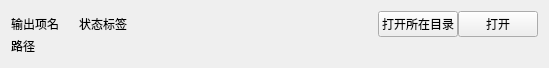
<?xml version="1.0" encoding="UTF-8"?>
<ui version="4.0">
 <class>OutputEntryWidget</class>
 <widget class="QWidget" name="OutputEntryWidget">
  <property name="geometry">
   <rect>
    <x>0</x>
    <y>0</y>
    <width>549</width>
    <height>68</height>
   </rect>
  </property>
  <property name="windowTitle">
   <string>Form</string>
  </property>
  <layout class="QVBoxLayout" name="verticalLayout">
   <property name="spacing">
    <number>0</number>
   </property>
   <item>
    <layout class="QHBoxLayout" name="horizontalLayout">
     <item>
      <widget class="QLabel" name="fieldNameLabel">
       <property name="sizePolicy">
        <sizepolicy hsizetype="Preferred" vsizetype="Fixed">
         <horstretch>0</horstretch>
         <verstretch>0</verstretch>
        </sizepolicy>
       </property>
       <property name="text">
        <string>输出项名</string>
       </property>
      </widget>
     </item>
     <item>
      <spacer name="horizontalSpacer_2">
       <property name="orientation">
        <enum>Qt::Horizontal</enum>
       </property>
       <property name="sizeType">
        <enum>QSizePolicy::Fixed</enum>
       </property>
       <property name="sizeHint" stdset="0">
        <size>
         <width>20</width>
         <height>20</height>
        </size>
       </property>
      </spacer>
     </item>
     <item>
      <widget class="QLabel" name="statusLabel">
       <property name="sizePolicy">
        <sizepolicy hsizetype="Fixed" vsizetype="Fixed">
         <horstretch>0</horstretch>
         <verstretch>0</verstretch>
        </sizepolicy>
       </property>
       <property name="text">
        <string>状态标签</string>
       </property>
      </widget>
     </item>
     <item>
      <spacer name="horizontalSpacer">
       <property name="orientation">
        <enum>Qt::Horizontal</enum>
       </property>
       <property name="sizeHint" stdset="0">
        <size>
         <width>40</width>
         <height>20</height>
        </size>
       </property>
      </spacer>
     </item>
     <item>
      <widget class="QPushButton" name="openInExplorerPushButton">
       <property name="text">
        <string>打开所在目录</string>
       </property>
      </widget>
     </item>
     <item>
      <widget class="QPushButton" name="openPushButton">
       <property name="text">
        <string>打开</string>
       </property>
      </widget>
     </item>
    </layout>
   </item>
   <item>
    <layout class="QHBoxLayout" name="horizontalLayout_2">
     <item>
      <widget class="QLabel" name="pathLabel">
       <property name="sizePolicy">
        <sizepolicy hsizetype="Expanding" vsizetype="Fixed">
         <horstretch>0</horstretch>
         <verstretch>0</verstretch>
        </sizepolicy>
       </property>
       <property name="text">
        <string>路径</string>
       </property>
      </widget>
     </item>
    </layout>
   </item>
  </layout>
 </widget>
 <resources/>
 <connections/>
</ui>
